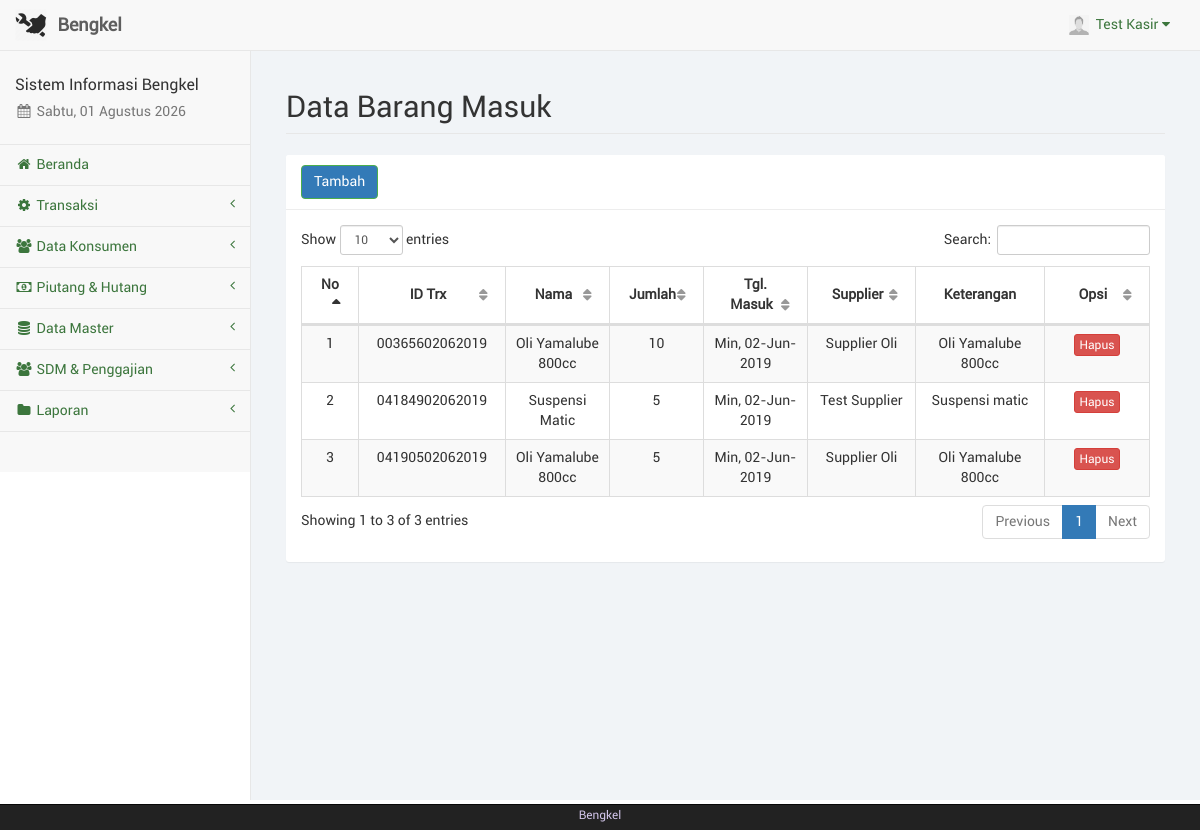
Page /kasir/trxbarang.php (signed in) on the committed database.
### tables this page shows
CREATE TABLE IF NOT EXISTS `kasir` (
  `id_kasir` int(11) NOT NULL,
  `nama_kasir` varchar(50) NOT NULL,
  `telp_kasir` varchar(20) NOT NULL,
  `user_kasir` varchar(50) NOT NULL,
  `pass_kasir` varchar(100) NOT NULL,
  `foto_kasir` text NOT NULL,
  `id_adm` int(11) NOT NULL
);

CREATE TABLE IF NOT EXISTS `trxbarang` (
  `id_trxbrg` varchar(20) NOT NULL,
  `tgl_trxbrg` date NOT NULL,
  `id_brg` int(11) NOT NULL,
  `id_spl` int(11) NOT NULL,
  `jml_brg` int(11) NOT NULL,
  `ket_trxbrg` text NOT NULL
);

CREATE TABLE IF NOT EXISTS `barangjasa` (
  `id_brg` int(11) NOT NULL,
  `nama` varchar(100) NOT NULL,
  `jenis` varchar(20) NOT NULL,
  `stok` varchar(10) NOT NULL,
  `harga` varchar(20) NOT NULL,
  `keterangan` text NOT NULL,
  `id_adm` int(11) NOT NULL
);

CREATE TABLE IF NOT EXISTS `supplier` (
  `id_spl` int(11) NOT NULL,
  `nama_spl` varchar(50) NOT NULL,
  `telp_spl` varchar(20) NOT NULL,
  `alamat_spl` text NOT NULL
);

### kasir/sess_check.php (called while the page is built, shortened)
<?php
	$chk_sess = isset($_SESSION['kasir']) ? (int)$_SESSION['kasir'] : 0;
	include("dist/config/koneksi.php");
	$sql_sess = "SELECT * FROM kasir WHERE id_kasir='$chk_sess'";
	$ress_sess = mysqli_query($conn, $sql_sess);
	$row_sess = mysqli_fetch_array($ress_sess);
	$sess_kasirname = $row_sess['nama_kasir'];
	$sess_kasirfoto = $row_sess['foto_kasir'];
?>

### kasir/dist/function/format_tanggal.php (called while the page is built, shortened)
<?php
	function format_tanggal($tgl) {
		$blns = array("", "Jan", "Feb", "Mar", "Apr", "Mei", "Jun", "Jul", "Ags", "Sep", "Okt", "Nov", "Des");
		$hrs = array("Min", "Sen", "Sel", "Rab", "Kam", "Jum", "Sab");
		$tgls = getdate(strtotime($tgl));
		$hr = (strlen($tgls['mday']) == 1 ? "0". $tgls['mday'] : $tgls['mday']);
		$tanggal = $hrs[$tgls['wday']] .", ". $hr ."-". $blns[$tgls['mon']] ."-". $tgls['year'];
		return $tanggal;
	}
?>

### kasir/trxbarang.php (the view, shortened to what this page needs)
<?php
	include("sess_check.php");
	$pagedesc = "Barang Masuk";
	include("layout_top.php");
	include("dist/function/format_tanggal.php");
?>
		<div id="page-wrapper">
            <div class="container-fluid">
                <div class="row">
                    <div class="col-lg-12">
                        <h1 class="page-header">Data Barang Masuk</h1>
                    </div>
                </div>
				<div class="row">
					<div class="col-lg-12"><?php include("layout_alert.php"); ?></div>
				</div>
				<div class="row">
					<div class="col-lg-12">
						<div class="panel panel-default">
							<div class="panel-heading">
								<a href="trxbarang_tambah.php" class="btn btn-success">Tambah</a>
							</div>
							<div class="panel-body">
								<table class="table table-striped table-bordered table-hover" id="tabel-data">
									<thead>
										<tr>
											<th width="1%">No</th>
											<th width="10%">ID Trx</th>
											<th width="10%">Nama</th>
											<th width="5%">Jumlah</th>
											<th width="10%">Tgl. Masuk</th>
											<th width="10%">Supplier</th>
											<th width="10%">Keterangan</th>
											<th width="10%">Opsi</th>
										</tr>
									</thead>
									<tbody>
										<?php
											$i = 1;
											$sql = "SELECT trxbarang.*, barangjasa.*, supplier.* FROM trxbarang, barangjasa, supplier WHERE
													trxbarang.id_brg=barangjasa.id_brg AND trxbarang.id_spl=supplier.id_spl ORDER BY trxbarang.tgl_trxbrg DESC";
											$ress = mysqli_query($conn, $sql);
											while($data = mysqli_fetch_array($ress)) {
												echo '<tr>';
												echo '<td class="text-center">'. $i .'</td>';
												echo '<td class="text-center">'. $data['id_trxbrg'] .'</td>';
												echo '<td class="text-center">'. $data['nama'] .'</td>';
												echo '<td class="text-center">'. $data['jml_brg'] .'</td>';
												echo '<td class="text-center">'. format_tanggal($data['tgl_trxbrg']) .'</td>';
												echo '<td class="text-center">'. $data['nama_spl'] .'</td>';
												echo '<td class="text-center">'. $data['keterangan'] .'</td>';
												echo '<td class="text-center">';?>
													  <a href="trxbarang_hapus.php?trx=<?php echo $data['id_trxbrg'];?>" onclick="return confirm('Apakah anda yakin akan menghapus <?php echo $data['id_trxbrg'];?>?');" class="btn btn-danger btn-xs">Hapus</a></td>
												<?php
												echo '</tr>';
												$i++;
											}
										?>
									</tbody>
								</table>
							</div>
						</div>
					</div>
				</div>
            </div>
        </div>
<?php
	include("layout_bottom.php");
?>

### kasir/layout_top.php (shortened to what this page needs)
<?php
	$haries = array("Sunday" => "Minggu", "Monday" => "Senin", "Tuesday" => "Selasa", "Wednesday" => "Rabu", "Thursday" => "Kamis", "Friday" => "Jum'at", "Saturday" => "Sabtu");
	$bulans = array("", "Januari", "Februari", "Maret", "April", "Mei", "Juni", "Juli", "Agustus", "September", "Oktober", "November", "Desember");
	$hari_ini = $haries[date("l")];
	$bulan_ini = $bulans[date("n")];
	$tanggal = date("d");
	$tahun = date("Y");
?>
<!DOCTYPE html>
<html lang="en">
<head>
	<link href="libs/bootstrap/dist/css/bootstrap.min.css" rel="stylesheet">
	<link href="libs/metisMenu/dist/metisMenu.min.css" rel="stylesheet">
    <link href="libs/datatables-plugins/integration/bootstrap/3/dataTables.bootstrap.css" rel="stylesheet">
    <link href="libs/datatables-responsive/css/dataTables.responsive.css" rel="stylesheet">
	<link href="dist/css/sb-admin-2.css" rel="stylesheet">
	<link href="dist/css/offline-font.css" rel="stylesheet">
	<link href="dist/css/custom.css" rel="stylesheet">
	<link href="libs/font-awesome/css/font-awesome.min.css" rel="stylesheet" type="text/css">
</head>
<body>
    <div id="wrapper">
        <nav class="navbar navbar-default navbar-static-top" role="navigation" style="margin-bottom: 0">
            <div class="navbar-header">
				<a class="navbar-brand hidden-xs" href="index.php">
					<img src="foto/logo.png" alt="brand" width="32" class="float-left image-brand">
					<div class="float-right">&nbsp;<strong>Bengkel</strong></div>
				</a>
			</div>
            <ul class="nav navbar-top-links navbar-right">
				<li class="dropdown dropdown-right">
					<a class="dropdown-toggle" data-toggle="dropdown" href="#">
						<img src="../foto/<?php echo $sess_kasirfoto;?>" width="20px" height="20px" padding="0px">&nbsp;&nbsp;<?php echo ucfirst($sess_kasirname); ?>&nbsp;<i class="fa fa-caret-down"></i>
					</a>
				</li>
			</ul>
            <div class="navbar-default sidebar" role="navigation">
                <div class="sidebar-nav navbar-collapse">
                    <ul class="nav" id="side-menu">
                        <li class="sidebar-search">
							<h4>Sistem Informasi Bengkel</h4>
							<h5 class="text-muted"><i class="fa fa-calendar fa-fw"></i>&nbsp;<?php echo $hari_ini.", ".$tanggal." ".$bulan_ini." ".$tahun ?></h5>
						</li>
						<?php
							if($pagedesc == "Beranda") {
								echo '<li><a href="index.php" class="active"><i class="fa fa-home fa-fw"></i>&nbsp;Beranda</a></li>';
							}
							else {
								echo '<li><a href="index.php"><i class="fa fa-home fa-fw"></i>&nbsp;Beranda</a></li>';
							}
							if(isset($menuparent) && $menuparent == "transaksi") {
								echo '<li class="active">';
							}
							else {
								echo '<li>';
							}
						?>
							<a href="#"><i class="fa fa-gear fa-fw"></i>&nbsp;Transaksi<span class="fa arrow"></span></a>
						</li>
						<?php
							if(isset($menuparent) && $menuparent == "konsumen") {
								echo '<li class="active">';
							}
							else {
								echo '<li>';
							}
						?>
							<a href="#"><i class="fa fa-group fa-fw"></i>&nbsp;Data Konsumen<span class="fa arrow"></span></a>
						</li>
						<?php
							if(isset($menuparent) && $menuparent == "piutang") {
								echo '<li class="active">';
							}
							else {
								echo '<li>';
							}
						?>
							<a href="#"><i class="fa fa-money fa-fw"></i>&nbsp;Piutang & Hutang<span class="fa arrow"></span></a>
						</li>
						<?php
							if(isset($menuparent) && $menuparent == "barang") {
								echo '<li class="active">';
							}
							else {
								echo '<li>';
							}
						?>
							<a href="#"><i class="fa fa-database fa-fw"></i>&nbsp;Data Master<span class="fa arrow"></span></a>
						</li>
						<?php
							if(isset($menuparent) && $menuparent == "sdm") {
								echo '<li class="active">';
							}
							else {
								echo '<li>';
							}
						?>
							<a href="#"><i class="fa fa-users fa-fw"></i>&nbsp;SDM & Penggajian<span class="fa arrow"></span></a>
						</li>
						<?php
							if(isset($menuparent) && $menuparent == "laporan") {
								echo '<li class="active">';
							}
							else {
								echo '<li>';
							}
						?>
							<a href="#"><i class="fa fa-folder fa-fw"></i>&nbsp;Laporan<span class="fa arrow"></span></a>
						</li>
		                </ul>
                 </div>
             </div>
         </nav>

### rows in the picture
kasir: foto_kasir (picture), nama_kasir "Test Kasir"
trxbarang: id_trxbrg "00365602062019", id_brg.nama "Oli Yamalube 800cc", jml_brg "10", tgl_trxbrg "Min, 02-Jun-2019", id_spl.nama_spl "Supplier Oli", id_brg.keterangan "Oli Yamalube 800cc"
trxbarang: id_trxbrg "04184902062019", id_brg.nama "Suspensi Matic", jml_brg "5", tgl_trxbrg "Min, 02-Jun-2019", id_spl.nama_spl "Test Supplier", id_brg.keterangan "Suspensi matic"
trxbarang: id_trxbrg "04190502062019", id_brg.nama "Oli Yamalube 800cc", jml_brg "5", tgl_trxbrg "Min, 02-Jun-2019", id_spl.nama_spl "Supplier Oli", id_brg.keterangan "Oli Yamalube 800cc"
